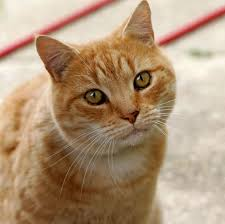
#> input picture Actividad1_21121510/gato.jpg, 225 x 224 px
$ python Actividad1.py
#> lines starting #> are read from the running program, lines starting #| are printed output that depends on the picture
import cv2 as cv
import numpy as np
import math

img = cv.imread('gato.jpg', 0)
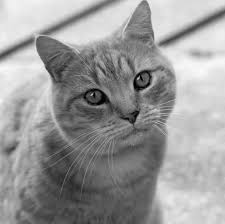
#> img: shape (224, 225); min 0, max 252, mean 153.8
x, y = img.shape
#> x = 224; y = 225

#Crear una imagen vacia para almacenar el resultado
rotated_img = np.zeros((x*2, y*2), dtype = np.uint8)
xx, yy = rotated_img.shape
#> xx = 448; yy = 450
#Calcular el centro de la imagen
cx, cy = int(y // 2),int(x // 2)
#> cx = 112; cy = 112
#Definir el angulo de rotacion en grados y convertirlo a radianes
angle = 60
theta = math.radians(angle)

traslated_img = np.zeros((x,y), dtype=np.uint8)
for i in range(x):
    for j in range(y):
        #Trasladar
        traslated_img[int(i*0.5)+10,int(j*0.5)+10] = img[i,j]
        #Rotar
        new_x = int((j - cx) * math.cos(theta) - (i - cy) * math.sin(theta) + cx)
        new_y = int((j - cx) * math.sin(theta) + (i - cy) * math.cos(theta) + cy)
        if 0 <= new_x < y and 0 <= new_y < x:
            rotated_img[new_y, new_x] = img[i,j]
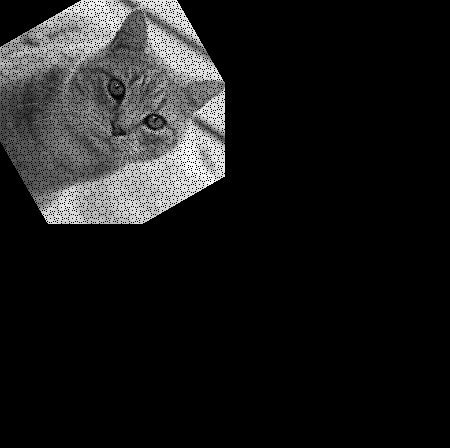
#> rotated_img: shape (448, 450); min 0, max 252, mean 27.1
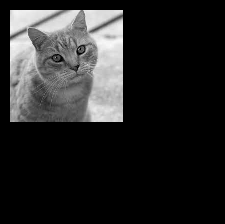
#> traslated_img: shape (224, 225); min 0, max 251, mean 38.6

#Definir el factor de escala
scale_x, scale_y =0.2, 0.2

#Crear una nueva imagen para almacenar el escalado
scaled_img = np.zeros((int(x * scale_y), int(y * scale_x)), dtype=np.uint8)

#Aplicar el escalado
for i in range(int(x * scale_y)):
    for j in range(int(y * scale_x)):
        orig_x = int(i * scale_y)
        orig_y = int(j * scale_x)
        if 0 <= orig_x < x and 0 <= orig_y < y:
            scaled_img[i, j] = img[orig_x, orig_y]
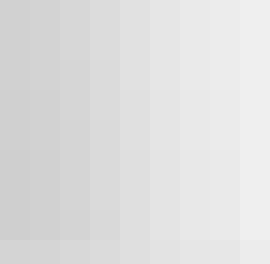
#> scaled_img: shape (44, 45) (shown 6 times larger); min 207, max 239, mean 223.3

cv.imshow('imagen normal', img)
cv.imshow('imagen trasladada', traslated_img)
cv.imshow('imagen rotada (modo raw)', rotated_img)
cv.imshow('Imagen Escalada (modo raw)', scaled_img)
cv.waitKey()
cv.destroyWindow
